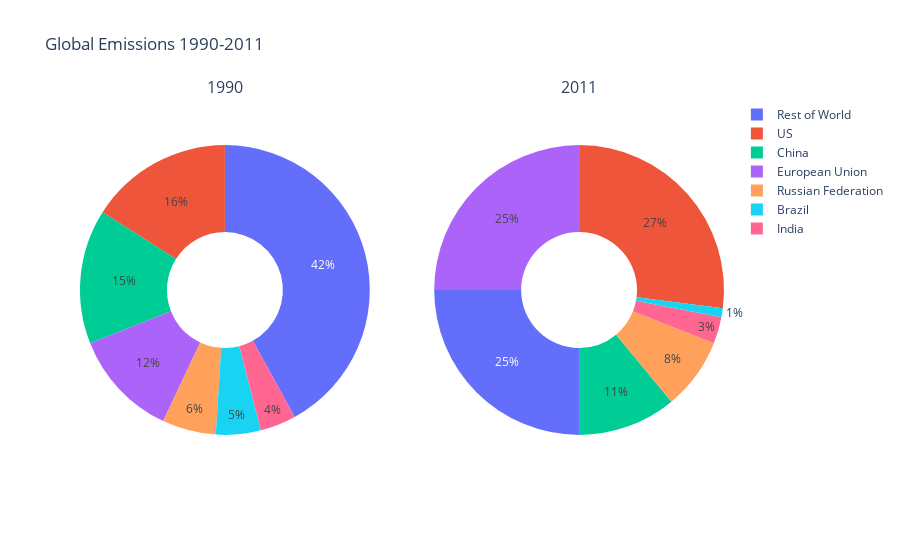

Notebook code for this chart:
### Code cell
import plotly.graph_objects as go
from plotly.subplots import make_subplots

labels = ["US", "China", "European Union", "Russian Federation", "Brazil", "India", "Rest of World"]

# Create subplots: use 'domain' type for Pie subplot
fig = make_subplots(rows=1, cols=2, specs=[[{'type':'domain'}, {'type':'domain'}]],  subplot_titles=['1990', '2011'])

fig.add_trace(go.Pie(labels=labels, values=[16, 15, 12, 6, 5, 4, 42], name="GHG Emissions"), 1, 1)

fig.add_trace(go.Pie(labels=labels, values=[27, 11, 25, 8, 1, 3, 25], name="CO2 Emissions"), 1, 2)

# Use `hole` to create a donut-like pie chart
fig.update_traces(hole=.4, hoverinfo="label+percent+name")

fig.update_layout(
    title_text="Global Emissions 1990-2011")#,
    # Add annotations in the center of the donut pies.
   # annotations=[dict(text='GHG', x=0.18, y=0.5, font_size=20, showarrow=False),
    #             dict(text='CO2', x=0.82, y=0.5, font_size=20, showarrow=False)])
fig.show()

### Figure 1 — Plotly figure (JSON) as saved in the notebook; plotly's stock layout.template omitted (floating-point values rounded to 4 significant figures)
{"data": [{"domain": {"x": [0, 0.45], "y": [0, 1]}, "hole": 0.4, "hoverinfo": "label+percent+name", "labels": ["US", "China", "European Union", "Russian Federation", "Brazil", "India", "Rest of World"], "name": "GHG Emissions", "type": "pie", "values": [16, 15, 12, 6, 5, 4, 42]}, {"domain": {"x": [0.55, 1], "y": [0, 1]}, "hole": 0.4, "hoverinfo": "label+percent+name", "labels": ["US", "China", "European Union", "Russian Federation", "Brazil", "India", "Rest of World"], "name": "CO2 Emissions", "type": "pie", "values": [27, 11, 25, 8, 1, 3, 25]}], "layout": {"annotations": [{"font": {"size": 16}, "showarrow": false, "text": "1990", "x": 0.225, "xanchor": "center", "xref": "paper", "y": 1, "yanchor": "bottom", "yref": "paper"}, {"font": {"size": 16}, "showarrow": false, "text": "2011", "x": 0.775, "xanchor": "center", "xref": "paper", "y": 1, "yanchor": "bottom", "yref": "paper"}], "title": {"text": "Global Emissions 1990-2011"}}}
